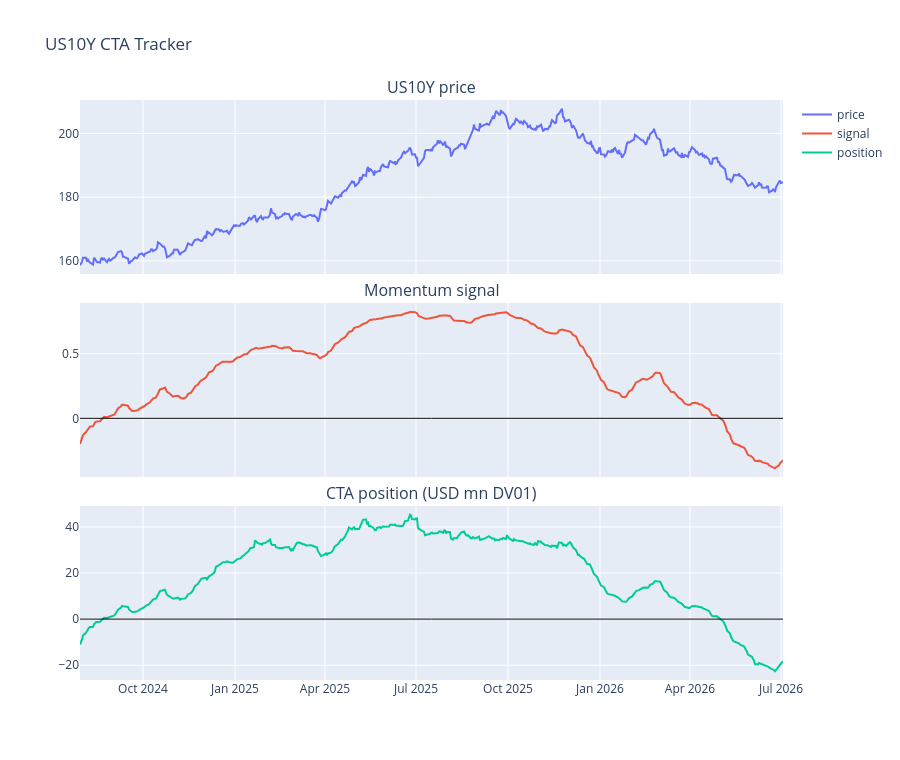

The notebook cell saved with this chart:
### Code cell
def plot_asset_tracker(asset: str = "US10Y", lookback_days: int = 504):
    hist_idx = prices.index[-lookback_days:]
    fig = make_subplots(
        rows=3,
        cols=1,
        shared_xaxes=True,
        vertical_spacing=0.05,
        subplot_titles=(
            f"{asset} price",
            "Momentum signal",
            f"CTA position ({UNIVERSE.loc[asset, 'position_unit']})",
        ),
    )
    fig.add_trace(go.Scatter(x=hist_idx, y=prices.loc[hist_idx, asset], name="price"), row=1, col=1)
    fig.add_trace(go.Scatter(x=hist_idx, y=signal.loc[hist_idx, asset], name="signal"), row=2, col=1)
    fig.add_hline(y=0, row=2, col=1, line_width=1, line_color="black")
    fig.add_trace(go.Scatter(x=hist_idx, y=positions.loc[hist_idx, asset], name="position"), row=3, col=1)
    fig.add_hline(y=0, row=3, col=1, line_width=1, line_color="black")
    fig.update_layout(height=760, title=f"{asset} CTA Tracker")
    fig.show()


plot_asset_tracker("US10Y")

### Figure 1 — Plotly figure (JSON) as saved in the notebook; plotly's stock layout.template omitted (floating-point values rounded to 4 significant figures; data arrays with more than 128 entries replaced by an {"elided": "..."} marker saying what was removed)
{"data": [{"name": "price", "type": "scatter", "x": {"elided": "504 str values"}, "xaxis": "x", "y": {"elided": "504 float values"}, "yaxis": "y"}, {"name": "signal", "type": "scatter", "x": {"elided": "504 str values"}, "xaxis": "x2", "y": {"elided": "504 float values"}, "yaxis": "y2"}, {"name": "position", "type": "scatter", "x": {"elided": "504 str values"}, "xaxis": "x3", "y": {"elided": "504 float values"}, "yaxis": "y3"}], "layout": {"annotations": [{"font": {"size": 16}, "showarrow": false, "text": "US10Y price", "x": 0.5, "xanchor": "center", "xref": "paper", "y": 1, "yanchor": "bottom", "yref": "paper"}, {"font": {"size": 16}, "showarrow": false, "text": "Momentum signal", "x": 0.5, "xanchor": "center", "xref": "paper", "y": 0.65, "yanchor": "bottom", "yref": "paper"}, {"font": {"size": 16}, "showarrow": false, "text": "CTA position (USD mn DV01)", "x": 0.5, "xanchor": "center", "xref": "paper", "y": 0.3, "yanchor": "bottom", "yref": "paper"}], "height": 760, "shapes": [{"line": {"color": "black", "width": 1}, "type": "line", "x0": 0, "x1": 1, "xref": "x2 domain", "y0": 0, "y1": 0, "yref": "y2"}, {"line": {"color": "black", "width": 1}, "type": "line", "x0": 0, "x1": 1, "xref": "x3 domain", "y0": 0, "y1": 0, "yref": "y3"}], "title": {"text": "US10Y CTA Tracker"}, "xaxis": {"anchor": "y", "domain": [0, 1], "matches": "x3", "showticklabels": false}, "xaxis2": {"anchor": "y2", "domain": [0, 1], "matches": "x3", "showticklabels": false}, "xaxis3": {"anchor": "y3", "domain": [0, 1]}, "yaxis": {"anchor": "x", "domain": [0.7, 1]}, "yaxis2": {"anchor": "x2", "domain": [0.35, 0.65]}, "yaxis3": {"anchor": "x3", "domain": [0, 0.3]}}}
